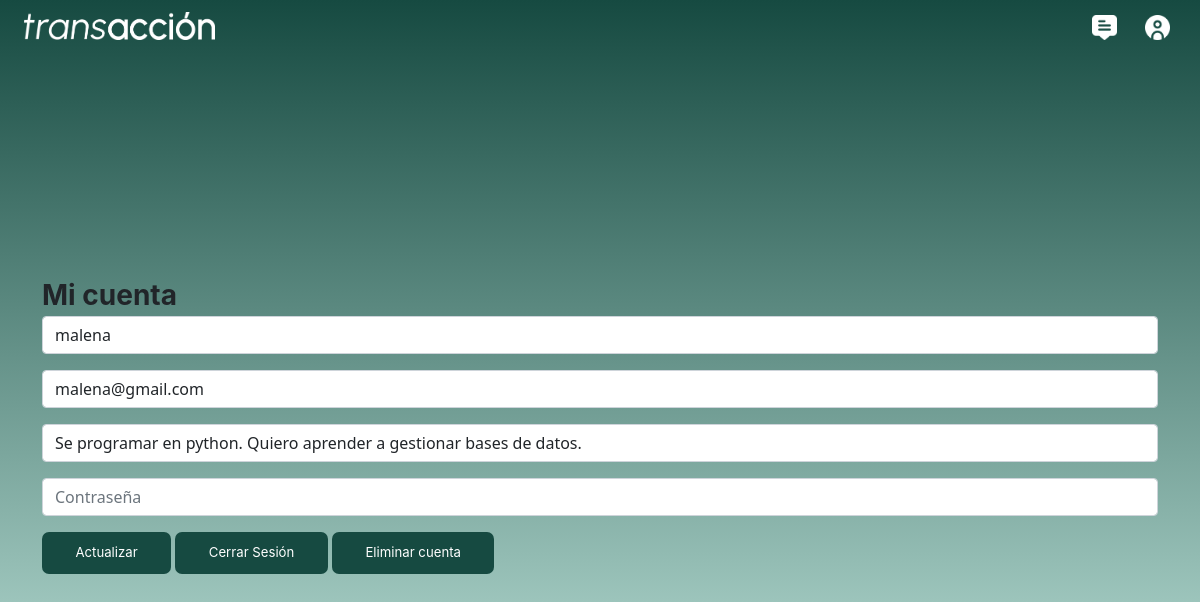
Page /actualizar.php (signed in) on the committed database.
### tables this page shows
CREATE TABLE `users` (
  `id` int(6) NOT NULL,
  `username` varchar(50) NOT NULL,
  `password` varchar(255) NOT NULL,
  `email` varchar(100) NOT NULL,
  `to_date` datetime NOT NULL,
  `habilidades` text NOT NULL
);

### actualizar.php (the view, shortened to what this page needs)
<?php
$id = $_SESSION['id'];
$con = mysqli_connect("127.0.0.1", "root", "", "transaccion");
$sql="SELECT * FROM users WHERE id='$id'";
$query=mysqli_query($con, $sql);
$row=mysqli_fetch_array($query);
?>
<!DOCTYPE html>
<html>
<head>
    <link rel="stylesheet" type="text/css" href="css/estilo.css">
    <link href="https://cdn.jsdelivr.net/npm/bootstrap@5.0.0-beta1/dist/css/bootstrap.min.css" rel="stylesheet">
</head>
<body>
    <header id="main_header">
        <img src="imgs/logo (2).png" id="logo" onclick="window.open('index.html', '_self')">
        <div id="group_of_buttons">
            <button class="bttn_header" onclick="window.open('messages.php', '_self')">
                <img src="imgs/icon1.png" class="icon_header">
            </button>
            <button class="bttn_header" onclick="window.open('actualizar.php', '_self')">
                <img src="imgs/icon2.png" class="icon_header">
            </button>
        </div>
    </header>
    <section id="home">
        <div class="container mt-5">
            <form action="update.php" method="POST">
                        <label  id="title_form">Mi cuenta</label>
                        <input type="text" class="form-control mb-3" name="user-name" placeholder="Nombre de usuario" value="<?php echo $row['username']  ?>">
                        <input type="text" class="form-control mb-3" name="user-email" placeholder="E-mail" value="<?php echo $row['email']  ?>">
                        <input type="text" class="form-control mb-3" name="user-info" placeholder="Descripción y habilidades" value="<?php echo $row['habilidades']  ?>">
                        <input type="password" class="form-control mb-3" name="user-pass" placeholder="Contraseña" value="">
                    <input type="submit" class="btn-up" value="Actualizar">
                    <input type="submit" class="btn-up" value="Cerrar Sesión" name="close-session">
                    <input type="submit" class="btn-up" value="Eliminar cuenta" name="delete">
            </form>
        </div>
    </section>
</body>
</html>

### css/estilo.css (style rules this page uses)
body { background: linear-gradient(#164A41, #9dc8); margin: 0; padding: 0; display: flex; justify-content: flex-start; align-items: center; height: 100vh; flex-direction: column; font-family: 'Poppins', arial; }
header { z-index: 100; width: 100vw; height: 6.5vh; display: flex; border-bottom: transparent solid 0px; align-items: center; position: fixed; background: transparent; justify-content: space-between; }
section { width: 70%; margin-top: 7vh; }
#group_of_buttons { height: 52%; background: transparent; display: flex; margin-right: 3vh; }
.bttn_header { height: 100%; margin-left: 2vh; aspect-ratio: 1/1; background: transparent; border: 0px transparent solid; }
.icon_header { height: 100%; background: transparent; }
#logo { height: 52%; margin-left: 3vh; }
#home { height: 100vh; width: 100vw; margin:0; display: flex; align-items: center; justify-content: center; }
input { margin-bottom: 4vh; padding: 2%;border: 0px transparent solid; border-bottom: 2px black solid; outline: none; font-family: Inter, arial; font-size: 2vh; background: transparent; }
label { font-weight: bold; }
.btn-up { padding-right: 3%;padding-left: 3%; padding-bottom: 1%; padding-top: 1%; font-family: Inter, arial; font-size: 1.65vh; background-color: #164A41; color: white; border: 0px solid transparent; -moz-border-radius: 7px;-webkit-border-radius: 7px; width: auto; }
#title_form { text-align: center; font-family: Inter, arial; font-size: 3.5vh; }
@media only screen and (min-width: 768px) { button { cursor: pointer; } }

### rows in the picture
users: user-name "malena", user-email "malena@gmail.com", user-info "Se programar en python. Quiero aprender a gestionar bases de datos."
